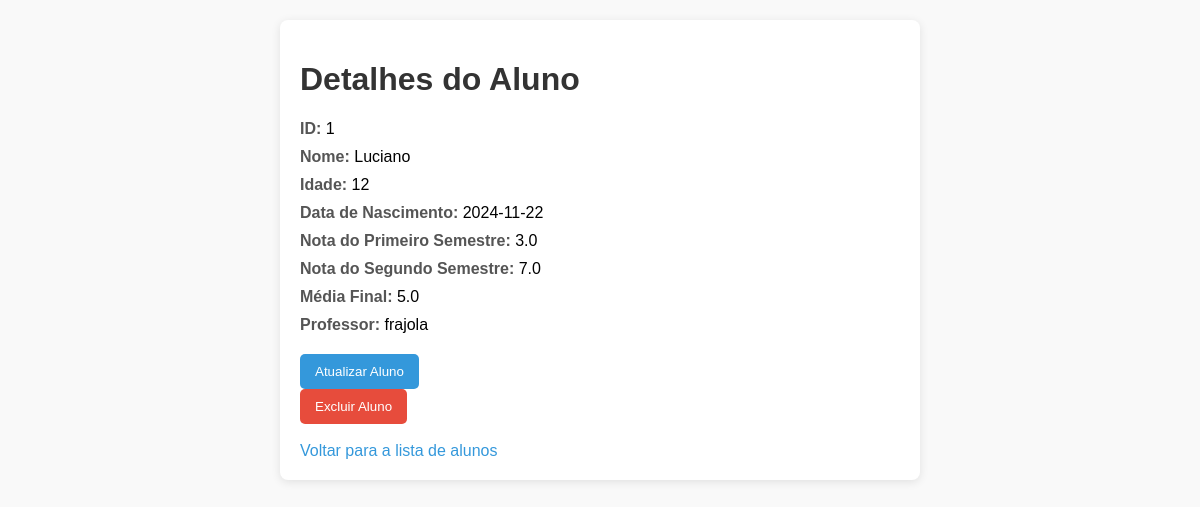
The app's page /aluno/1 with its own data.
### Alunos/alunos_model.py (models this page shows, shortened)
class Aluno(db.Model):
    id = db.Column(db.Integer, primary_key=True)
    nome = db.Column(db.String(100))
    idade = db.Column(db.Integer)
    data_nascimento = db.Column(db.Date)
    nota_primeiro_semestre = db.Column(db.Float)
    nota_segundo_semestre = db.Column(db.Float)
    media_final = db.Column(db.Float)
    professor = db.Column(db.String(150))
    turma_id = db.Column(db.Integer, db.ForeignKey('turma.id'), nullable=True)
    def to_dict(self):
        return {
            'id': self.id,
            'nome': self.nome,
            'idade': self.idade,
            'data_nascimento': self.data_nascimento,
            'nota_primeiro_semestre': self.nota_primeiro_semestre,
            'nota_segundo_semestre': self.nota_segundo_semestre,
            'media_final': self.media_final,
            'professor': self.professor
        }

### Alunos/alunos_routes.py (the view)
@alunos_blueprint.route('/aluno/<int:id_aluno>', methods=['GET'])
def get_aluno(id_aluno):
    try:
        aluno = aluno_por_id(id_aluno)
        return render_template('alunos/aluno_id.html', aluno=aluno)
    except AlunoNaoEncontrado:
        return jsonify({'message': 'Aluno não encontrado'}), 404

### Alunos/alunos_model.py (called while the page is built)
def aluno_por_id(id_aluno):
    aluno = Aluno.query.get(id_aluno)
    if not aluno:
        raise AlunoNaoEncontrado
    return aluno.to_dict()

### templates/alunos/aluno_id.html (shortened to what this page needs)
<!DOCTYPE html>
<html lang="pt-BR">
<head>
</head>
<body>
  <div class="container">
    <h1>Detalhes do Aluno</h1>
    <div class="detail"><strong>ID:</strong> {{ aluno.id }}</div>
    <div class="detail"><strong>Nome:</strong> {{ aluno.nome }}</div>
    <div class="detail"><strong>Idade:</strong> {{ aluno.idade }}</div>
    <div class="detail"><strong>Data de Nascimento:</strong> {{ aluno.data_nascimento }}</div>
    <div class="detail"><strong>Nota do Primeiro Semestre:</strong> {{ aluno.nota_primeiro_semestre }}</div>
    <div class="detail"><strong>Nota do Segundo Semestre:</strong> {{ aluno.nota_segundo_semestre }}</div>
    <div class="detail"><strong>Média Final:</strong> {{ aluno.media_final }}</div>
    <div class="detail"><strong>Professor:</strong> {{ aluno.professor }}</div>
    <form id="update-form" action="{{ url_for('alunos.update_aluno', id_aluno=aluno.id) }}" method="FORM">
      <button type="submit" class="update-button">Atualizar Aluno</button>
    </form>
    <form id="delete-form" action="{{ url_for('alunos.delete_aluno', id_aluno=aluno.id) }}" method="POST">
      <button type="submit">Excluir Aluno</button>
    </form>
    <br>
    <a href="{{ url_for('alunos.get_alunos') }}">Voltar para a lista de alunos</a>
  </div>
</body>
</html>

### templates/alunos/aluno_id.html (style rules this page uses)
body { font-family: Arial, sans-serif; background-color: #f9f9f9; margin: 0; padding: 20px; }
h1 { color: #333; }
.container { background-color: #fff; border-radius: 8px; box-shadow: 0 2px 10px rgba(0, 0, 0, 0.1); padding: 20px; max-width: 600px; margin: auto; }
.detail { margin: 10px 0; }
.detail strong { color: #555; }
button { background-color: #e74c3c; color: white; border: none; border-radius: 5px; padding: 10px 15px; cursor: pointer; }
a { text-decoration: none; color: #3498db; }
.update-button { background-color: #3498db; margin-top: 10px; }

### records on screen
Aluno: nome "Luciano", data_nascimento "2024-11-22", nota_primeiro_semestre "3.0", nota_segundo_semestre "7.0", media_final "5.0", professor "frajola"

### other values on screen
{{ aluno.id }} "1"
{{ aluno.idade }} "12"
